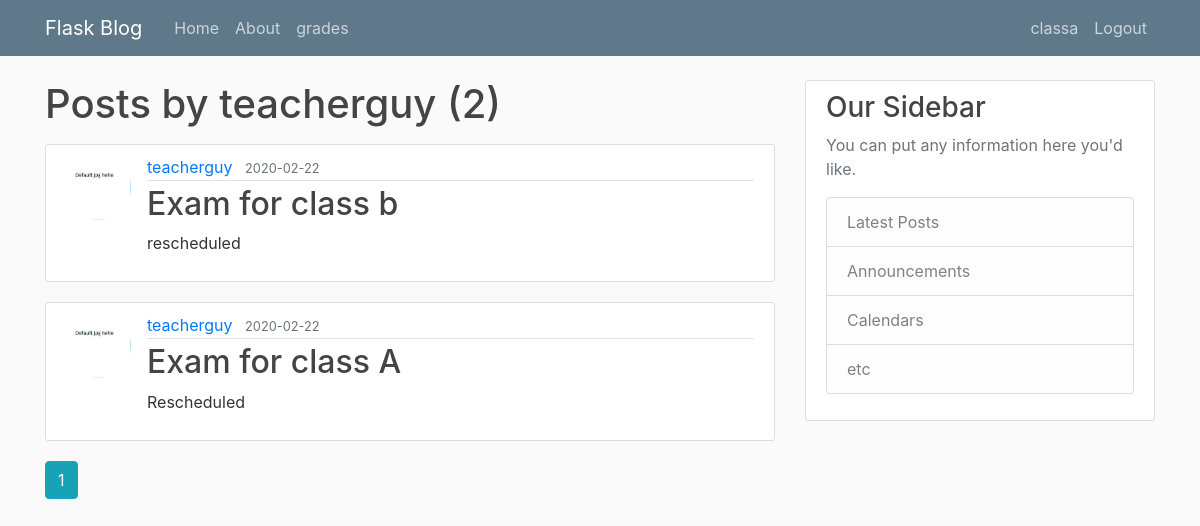
The page /user/teacherguy (signed in) on the database its author committed.
### flaskblog/models.py (models this page shows, shortened)
class User(db.Model, UserMixin):
    id = db.Column(db.Integer, primary_key=True)
    username = db.Column(db.String(20), unique=True, nullable=False)
    email = db.Column(db.String(120), unique=True, nullable=False)
    image_file = db.Column(db.String(20), nullable=False, default='default.jpg')
    password = db.Column(db.String(60), nullable=False)
    posts = db.relationship('Post', backref='author', lazy=True)
    first_name = db.Column(db.String(50), nullable=False)
    last_name = db.Column(db.String(50), nullable=False)
    access = db.Column(db.String(50), nullable=False)
    user_type = db.Column(db.String(50), nullable=False)

class Post(db.Model):
    id = db.Column(db.Integer, primary_key=True)
    title = db.Column(db.String(100), nullable=False)
    date_posted = db.Column(db.DateTime, nullable=False, default=datetime.utcnow)
    content = db.Column(db.Text, nullable=False)
    user_id = db.Column(db.Integer, db.ForeignKey('user.id'), nullable=False)
    access = db.Column(db.String(20), nullable=False)

### flaskblog/routes.py (the view)
@app.route("/user/<string:username>")
@login_required
def user_posts(username):
    page = request.args.get('page', 1, type=int)
    user = User.query.filter_by(username=username).first_or_404()
    posts = Post.query.filter_by(author=user)\
        .order_by(Post.date_posted.desc())\
        .paginate(page=page, per_page=5)
    return render_template('user_posts.html', posts=posts, user=user)

### flaskblog/models.py (called while the page is built)
@login_manager.user_loader
def load_user(user_id):
    return User.query.get(int(user_id))

### flaskblog/templates/user_posts.html
{% extends "layout.html" %}
{% block content %}
    <h1 class="mb-3">Posts by {{ user.username }} ({{ posts.total }})</h1>
    {% for post in posts.items %}
        <article class="media content-section">
          <img class="rounded-circle article-img" src="{{ url_for('static', filename='profile_pics/' + post.author.image_file) }}">
          <div class="media-body">
            <div class="article-metadata">
              <a class="mr-2" href="{{ url_for('user_posts', username=post.author.username) }}">{{ post.author.username }}</a>
              <small class="text-muted">{{ post.date_posted.strftime('%Y-%m-%d') }}</small>
            </div>
            <h2><a class="article-title" href="{{ url_for('post', post_id=post.id) }}">{{ post.title }}</a></h2>
            <p class="article-content">{{ post.content }}</p>
          </div>
        </article>
    {% endfor %}
    {% for page_num in posts.iter_pages(left_edge=1, right_edge=1, left_current=1, right_current=2) %}
      {% if page_num %}
        {% if posts.page == page_num %}
          <a class="btn btn-info mb-4" href="{{ url_for('user_posts', username=user.username, page=page_num) }}">{{ page_num }}</a>
        {% else %}
          <a class="btn btn-outline-info mb-4" href="{{ url_for('user_posts', username=user.username, page=page_num) }}">{{ page_num }}</a>
        {% endif %}
      {% else %}
        ...
      {% endif %}
    {% endfor %}
{% endblock content %}

### flaskblog/templates/layout.html (shortened to what this page needs)
<!DOCTYPE html>
<html>
<head>
    <link rel="stylesheet" href="https://maxcdn.bootstrapcdn.com/bootstrap/4.0.0/css/bootstrap.min.css">
    <link rel="stylesheet" type="text/css" href="{{ url_for('static', filename='main.css') }}">
</head>
<body>
    <header class="site-header">
      <nav class="navbar navbar-expand-md navbar-dark bg-steel fixed-top">
        <div class="container">
          <a class="navbar-brand mr-4" href="/">Flask Blog</a>
          <div class="collapse navbar-collapse" id="navbarToggle">
            <div class="navbar-nav mr-auto">
              <a class="nav-item nav-link" href="{{ url_for('home') }}">Home</a>
              <a class="nav-item nav-link" href="{{ url_for('about') }}">About</a>
              <a class="nav-item nav-link" href="{{ url_for('grade') }}">grades</a>
            </div>
            <div class="navbar-nav">
              {% if current_user.is_authenticated %}
                <a class="nav-item nav-link" href="{{ url_for('account') }}"> {{ current_user.username }} </a>
                <a class="nav-item nav-link" href="{{ url_for('logout') }}">Logout</a>
              {% else %}
                <a class="nav-item nav-link" href="{{ url_for('login') }}">Login</a>
                <a class="nav-item nav-link" href="{{ url_for('register') }}">Register</a>
              {% endif %}
            </div>
          </div>
        </div>
      </nav>
    </header>
    <main role="main" class="container">
      <div class="row">
        <div class="col-md-8">
          {% block content %}{% endblock %}
        </div>
        <div class="col-md-4">
          <div class="content-section">
            <h3>Our Sidebar</h3>
            <p class='text-muted'>You can put any information here you'd like.
              <ul class="list-group">
                <li class="list-group-item list-group-item-light">Latest Posts</li>
                <li class="list-group-item list-group-item-light">Announcements</li>
                <li class="list-group-item list-group-item-light">Calendars</li>
                <li class="list-group-item list-group-item-light">etc</li>
              </ul>
            </p>
          </div>
        </div>
      </div>
    </main>
</body>
</html>

### flaskblog/static/main.css (style rules this page uses)
body { background: #fafafa; color: #333333; margin-top: 5rem; }
h1, h2, h3, h4, h5, h6 { color: #444444; }
.bg-steel { background-color: #5f788a; }
.site-header .navbar-nav .nav-link { color: #cbd5db; }
.content-section { background: #ffffff; padding: 10px 20px; border: 1px solid #dddddd; border-radius: 3px; margin-bottom: 20px; }
.article-title { color: #444444; }
.article-content { white-space: pre-line; }
.article-img { height: 65px; width: 65px; margin-right: 16px; }
.article-metadata { padding-bottom: 1px; margin-bottom: 4px; border-bottom: 1px solid #e3e3e3 }

### rows shown on the page
User: username "classa"
User: username "teacherguy"
Post: image_file (placeholder picture), author.username "teacherguy", date_posted "2020-02-22", title "Exam for class b", content "rescheduled"
Post: image_file (placeholder picture), author.username "teacherguy", date_posted "2020-02-22", title "Exam for class A", content "Rescheduled"

### other values the page prints
{{ posts.total }} "2"
{{ page_num }} "1"
